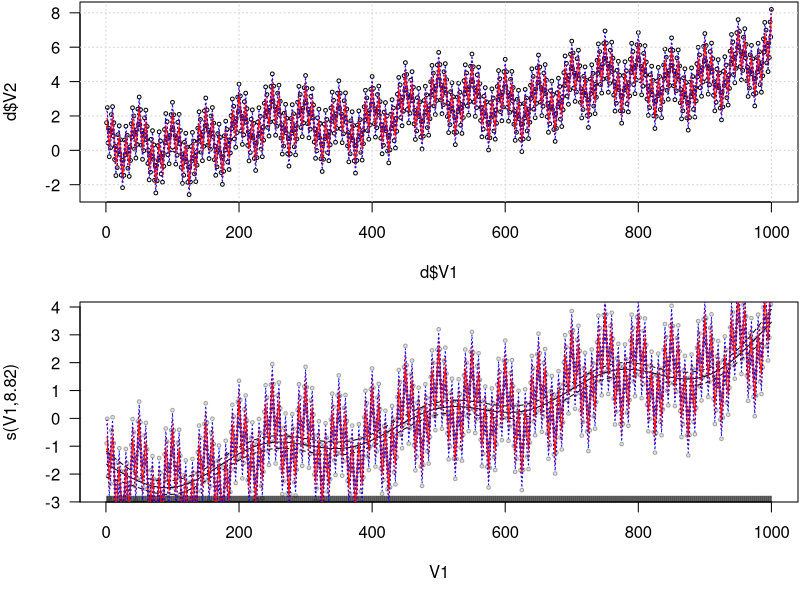

This figure's R source:
library(mgcv)

d <- read.table("output/nwgks_multicos.dat")
d <- d[order(d$V1),]

draw_nwgks_fit_with_error_curves <- function(d, mean_shift=FALSE)
{
	y <- d$V3
	if (mean_shift) {
		y <- y - mean(d$V2)
	}
	lines(d$V1, y, col="red")
	lines(d$V1, y - sqrt(d$V4), col="red", lty="dotted")
	lines(d$V1, y + sqrt(d$V4), col="red", lty="dotted")
	lines(d$V1, y - sd(d$V3 - d$V2), col="blue", lty="dotted")
	lines(d$V1, y + sd(d$V3 - d$V2), col="blue", lty="dotted")
}

par(las=1, mar=c(4.9, 4, 0.1, 0.1), mfrow=c(2,1))

if ((length(d$V1) / length(unique(d$V1))) > 60) {
	plot(jitter(d$V1, 0.7), d$V2, pch=21, cex=0.5,
	     col="#000000aa", bg="#0000001a")
} else {
	plot(d$V1, d$V2, cex=0.5)
}
grid()
draw_nwgks_fit_with_error_curves(d)

plot(gam(V2 ~ s(V1), gaussian, d), seWithMean=TRUE)
#plot(gam(V2 ~ s(V1), poisson(link="identity"), d), seWithMean=TRUE)
points(d$V1, d$V2 - mean(d$V2), pch=21, cex=0.5,
       col="#0000004f", bg="#0000001f")
draw_nwgks_fit_with_error_curves(d, TRUE)
